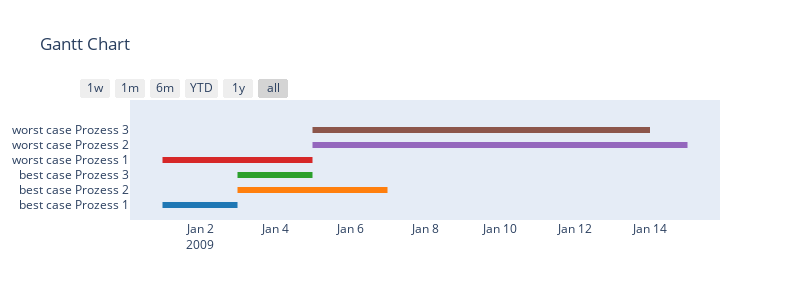

Notebook code cell kept with this figure:
### Markdown cell above
#### 3. Fall: Risiko-Bewertung mit parallelen Vorgängen


Fallbeispiel: 

Prozess 1
- Durchlaufzeit 3 Tage mit 70% Wahrscheinlichkeit
- Durchlaufzeit 2 Tage mit 10% Wahrscheinlichkeit
- Durchlaufzeit 4 Tage mit 20% Wahrscheinlichkeit

Prozess 2
- Durchlaufzeit 4 Tage mit 50% Wahrscheinlichkeit
- Durchlaufzeit 10 Tage mit 10% Wahrscheinlichkeit
- Durchlaufzeit 3 Tage mit 40% Wahrscheinlichkeit

Prozess 3 - Paraller Prozess zu 2
- Durchlaufzeit 5 Tage mit 70% Wahrscheinlichkeit
- Durchlaufzeit 2 Tage mit 10% Wahrscheinlichkeit
- Durchlaufzeit 9 Tage mit 20% Wahrscheinlichkeit

### Code cell
df = [dict(Task="best case Prozess 1", Start='2009-01-01', Finish='2009-01-03'),
      dict(Task="best case Prozess 2", Start='2009-01-03', Finish='2009-01-07'),
      dict(Task="best case Prozess 3", Start='2009-01-03', Finish='2009-01-05'),
      dict(Task="worst case Prozess 1", Start='2009-01-01', Finish='2009-01-05'),
      dict(Task="worst case Prozess 2", Start='2009-01-05', Finish='2009-01-15'),
      dict(Task="worst case Prozess 3", Start='2009-01-05', Finish='2009-01-14')]

fig = ff.create_gantt(df, width=800, height=300)
fig.show()

### Figure 1 — Plotly figure (JSON) as saved in the notebook; plotly's stock layout.template omitted (floating-point values rounded to 4 significant figures)
{"data": [{"fill": "toself", "fillcolor": "rgb(140, 86, 75)", "hoverinfo": "name", "legendgroup": "rgb(140, 86, 75)", "mode": "none", "name": "worst case Prozess 3", "type": "scatter", "x": ["2009-01-05", "2009-01-14", "2009-01-14", "2009-01-05"], "y": [4.8, 4.8, 5.2, 5.2]}, {"fill": "toself", "fillcolor": "rgb(148, 103, 189)", "hoverinfo": "name", "legendgroup": "rgb(148, 103, 189)", "mode": "none", "name": "worst case Prozess 2", "type": "scatter", "x": ["2009-01-05", "2009-01-15", "2009-01-15", "2009-01-05"], "y": [3.8, 3.8, 4.2, 4.2]}, {"fill": "toself", "fillcolor": "rgb(214, 39, 40)", "hoverinfo": "name", "legendgroup": "rgb(214, 39, 40)", "mode": "none", "name": "worst case Prozess 1", "type": "scatter", "x": ["2009-01-01", "2009-01-05", "2009-01-05", "2009-01-01"], "y": [2.8, 2.8, 3.2, 3.2]}, {"fill": "toself", "fillcolor": "rgb(255, 127, 14)", "hoverinfo": "name", "legendgroup": "rgb(255, 127, 14)", "mode": "none", "name": "best case Prozess 2", "type": "scatter", "x": ["2009-01-03", "2009-01-07", "2009-01-07", "2009-01-03"], "y": [0.8, 0.8, 1.2, 1.2]}, {"fill": "toself", "fillcolor": "rgb(31, 119, 180)", "hoverinfo": "name", "legendgroup": "rgb(31, 119, 180)", "mode": "none", "name": "best case Prozess 1", "type": "scatter", "x": ["2009-01-01", "2009-01-03", "2009-01-03", "2009-01-01"], "y": [-0.2, -0.2, 0.2, 0.2]}, {"fill": "toself", "fillcolor": "rgb(44, 160, 44)", "hoverinfo": "name", "legendgroup": "rgb(44, 160, 44)", "mode": "none", "name": "best case Prozess 3", "type": "scatter", "x": ["2009-01-03", "2009-01-05", "2009-01-05", "2009-01-03"], "y": [1.8, 1.8, 2.2, 2.2]}, {"legendgroup": "rgb(140, 86, 75)", "marker": {"color": "rgb(140, 86, 75)", "opacity": 0, "size": 1}, "mode": "markers", "name": "", "showlegend": false, "text": [null, null], "type": "scatter", "x": ["2009-01-05", "2009-01-14"], "y": [5, 5]}, {"legendgroup": "rgb(148, 103, 189)", "marker": {"color": "rgb(148, 103, 189)", "opacity": 0, "size": 1}, "mode": "markers", "name": "", "showlegend": false, "text": [null, null], "type": "scatter", "x": ["2009-01-05", "2009-01-15"], "y": [4, 4]}, {"legendgroup": "rgb(214, 39, 40)", "marker": {"color": "rgb(214, 39, 40)", "opacity": 0, "size": 1}, "mode": "markers", "name": "", "showlegend": false, "text": [null, null], "type": "scatter", "x": ["2009-01-01", "2009-01-05"], "y": [3, 3]}, {"legendgroup": "rgb(255, 127, 14)", "marker": {"color": "rgb(255, 127, 14)", "opacity": 0, "size": 1}, "mode": "markers", "name": "", "showlegend": false, "text": [null, null], "type": "scatter", "x": ["2009-01-03", "2009-01-07"], "y": [1, 1]}, {"legendgroup": "rgb(31, 119, 180)", "marker": {"color": "rgb(31, 119, 180)", "opacity": 0, "size": 1}, "mode": "markers", "name": "", "showlegend": false, "text": [null, null], "type": "scatter", "x": ["2009-01-01", "2009-01-03"], "y": [0, 0]}, {"legendgroup": "rgb(44, 160, 44)", "marker": {"color": "rgb(44, 160, 44)", "opacity": 0, "size": 1}, "mode": "markers", "name": "", "showlegend": false, "text": [null, null], "type": "scatter", "x": ["2009-01-03", "2009-01-05"], "y": [2, 2]}], "layout": {"height": 300, "hovermode": "closest", "showlegend": false, "title": {"text": "Gantt Chart"}, "width": 800, "xaxis": {"rangeselector": {"buttons": [{"count": 7, "label": "1w", "step": "day", "stepmode": "backward"}, {"count": 1, "label": "1m", "step": "month", "stepmode": "backward"}, {"count": 6, "label": "6m", "step": "month", "stepmode": "backward"}, {"count": 1, "label": "YTD", "step": "year", "stepmode": "todate"}, {"count": 1, "label": "1y", "step": "year", "stepmode": "backward"}, {"step": "all"}]}, "showgrid": false, "type": "date", "zeroline": false}, "yaxis": {"autorange": false, "range": [-1, 7], "showgrid": false, "ticktext": ["best case Prozess 1", "best case Prozess 2", "best case Prozess 3", "worst case Prozess 1", "worst case Prozess 2", "worst case Prozess 3"], "tickvals": [0, 1, 2, 3, 4, 5], "zeroline": false}}}
